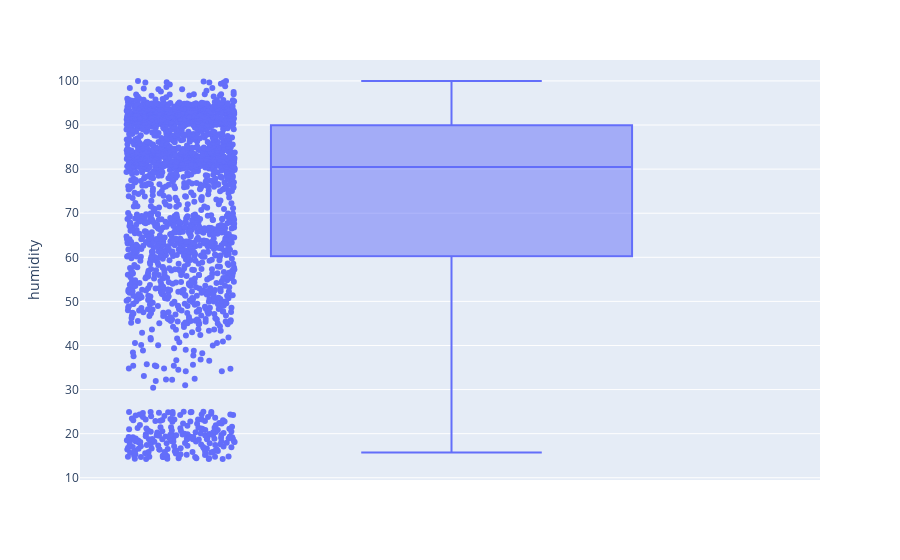

Notebook cell for this chart:
### Code cell
#ploting box plot for humidity
fig=px.box(crop_data,y='humidity',points='all')
fig.show()

### Figure 1 — Plotly figure (JSON) as saved in the notebook; plotly's stock layout.template omitted (floating-point values rounded to 4 significant figures; data arrays with more than 128 entries replaced by an {"elided": "..."} marker saying what was removed)
{"data": [{"alignmentgroup": "True", "boxpoints": "all", "hovertemplate": "humidity=%{y}<extra></extra>", "legendgroup": "", "marker": {"color": "#636efa"}, "name": "", "notched": false, "offsetgroup": "", "orientation": "v", "showlegend": false, "type": "box", "x0": " ", "xaxis": "x", "y": {"elided": "2200 float values"}, "y0": " ", "yaxis": "y"}], "layout": {"boxmode": "group", "legend": {"tracegroupgap": 0}, "margin": {"t": 60}, "xaxis": {"anchor": "y", "domain": [0, 1]}, "yaxis": {"anchor": "x", "domain": [0, 1], "title": {"text": "humidity"}}}}
